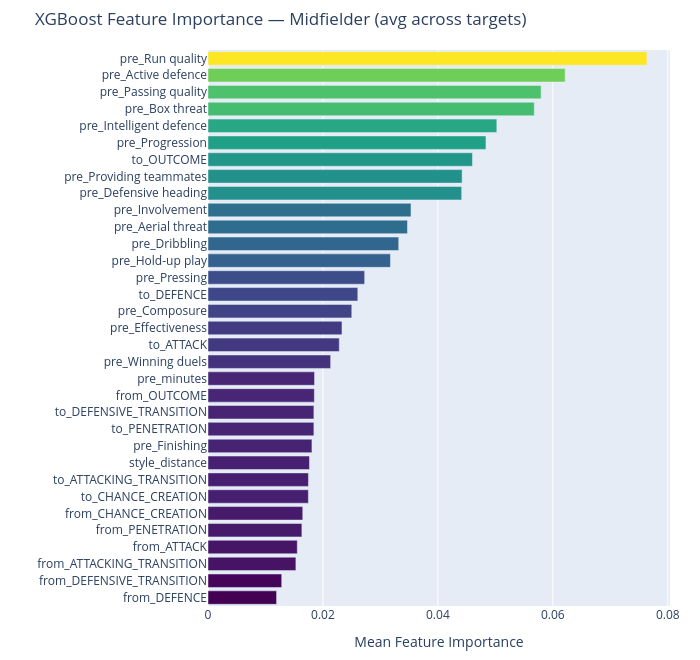

Notebook code cell kept with this figure:
### Markdown cell above
## 6. Feature Importance — XGBoost

### Code cell
# Re-fit XGB for best position and extract feature importances
best_pos = pivot_r2['M4b_FE_XGB'].idxmax()
qualities = position_qualities[best_pos]
x_base, y_cols = get_m4b_cols(qualities)
x_fe = x_base + NEW_FEATURES

pos_df = df[df['position'] == best_pos]
clean = pos_df[x_fe + y_cols].dropna()
train_idx = clean.index[clean.index.isin(df[train_mask].index)]

xgb_model = MultiOutputRegressor(XGBRegressor(
    n_estimators=200, max_depth=4, learning_rate=0.1,
    subsample=0.8, colsample_bytree=0.8, random_state=42, verbosity=0
))
xgb_model.fit(clean.loc[train_idx, x_fe].values, clean.loc[train_idx, y_cols].values)

# Average feature importance across all target qualities
importances = np.mean([est.feature_importances_ for est in xgb_model.estimators_], axis=0)
feat_imp = pd.Series(importances, index=x_fe).sort_values(ascending=True)

# Shorten names for display
short = feat_imp.copy()
short.index = (
    short.index
    .str.replace('from_q_proj_', 'from_', regex=False)
    .str.replace('to_q_', 'to_', regex=False)
    .str.replace('pre_', 'pre_', regex=False)
)

fig = px.bar(
    x=short.values, y=short.index,
    orientation='h',
    labels={'x': 'Mean Feature Importance', 'y': ''},
    color=short.values,
    color_continuous_scale='Viridis',
)
fig.update_layout(
    title=f'XGBoost Feature Importance \u2014 {best_pos} (avg across targets)',
    height=max(500, len(x_fe) * 20),
    width=700,
    margin=dict(t=50, b=30, l=180, r=30),
    showlegend=False,
    coloraxis_showscale=False,
)
fig.show()

### Figure 1 — Plotly figure (JSON) as saved in the notebook; plotly's stock layout.template omitted (floating-point values rounded to 4 significant figures)
{"data": [{"hovertemplate": "Mean Feature Importance=%{x}<br>=%{y}<br>color=%{marker.color}<extra></extra>", "legendgroup": "", "marker": {"color": [0.01193, 0.01283, 0.01529, 0.01553, 0.01634, 0.01649, 0.01746, 0.01748, 0.01766, 0.01809, 0.01842, 0.01842, 0.0185, 0.01854, 0.02134, 0.02284, 0.02331, 0.02502, 0.02606, 0.02726, 0.03175, 0.03319, 0.03471, 0.03532, 0.04414, 0.04422, 0.04602, 0.04836, 0.05025, 0.05677, 0.05796, 0.06214, 0.07637], "coloraxis": "coloraxis", "pattern": {"shape": ""}}, "name": "", "orientation": "h", "showlegend": false, "textposition": "auto", "type": "bar", "x": [0.01193, 0.01283, 0.01529, 0.01553, 0.01634, 0.01649, 0.01746, 0.01748, 0.01766, 0.01809, 0.01842, 0.01842, 0.0185, 0.01854, 0.02134, 0.02284, 0.02331, 0.02502, 0.02606, 0.02726, 0.03175, 0.03319, 0.03471, 0.03532, 0.04414, 0.04422, 0.04602, 0.04836, 0.05025, 0.05677, 0.05796, 0.06214, 0.07637], "xaxis": "x", "y": ["from_DEFENCE", "from_DEFENSIVE_TRANSITION", "from_ATTACKING_TRANSITION", "from_ATTACK", "from_PENETRATION", "from_CHANCE_CREATION", "to_CHANCE_CREATION", "to_ATTACKING_TRANSITION", "style_distance", "pre_Finishing", "to_PENETRATION", "to_DEFENSIVE_TRANSITION", "from_OUTCOME", "pre_minutes", "pre_Winning duels", "to_ATTACK", "pre_Effectiveness", "pre_Composure", "to_DEFENCE", "pre_Pressing", "pre_Hold-up play", "pre_Dribbling", "pre_Aerial threat", "pre_Involvement", "pre_Defensive heading", "pre_Providing teammates", "to_OUTCOME", "pre_Progression", "pre_Intelligent defence", "pre_Box threat", "pre_Passing quality", "pre_Active defence", "pre_Run quality"], "yaxis": "y"}], "layout": {"barmode": "relative", "coloraxis": {"colorbar": {"title": {"text": "color"}}, "colorscale": [[0, "#440154"], [0.1111, "#482878"], [0.2222, "#3e4989"], [0.3333, "#31688e"], [0.4444, "#26828e"], [0.5556, "#1f9e89"], [0.6667, "#35b779"], [0.7778, "#6ece58"], [0.8889, "#b5de2b"], [1, "#fde725"]], "showscale": false}, "height": 660, "legend": {"tracegroupgap": 0}, "margin": {"b": 30, "l": 180, "r": 30, "t": 50}, "showlegend": false, "title": {"text": "XGBoost Feature Importance — Midfielder (avg across targets)"}, "width": 700, "xaxis": {"anchor": "y", "domain": [0, 1], "title": {"text": "Mean Feature Importance"}}, "yaxis": {"anchor": "x", "domain": [0, 1], "title": {"text": ""}}}}
